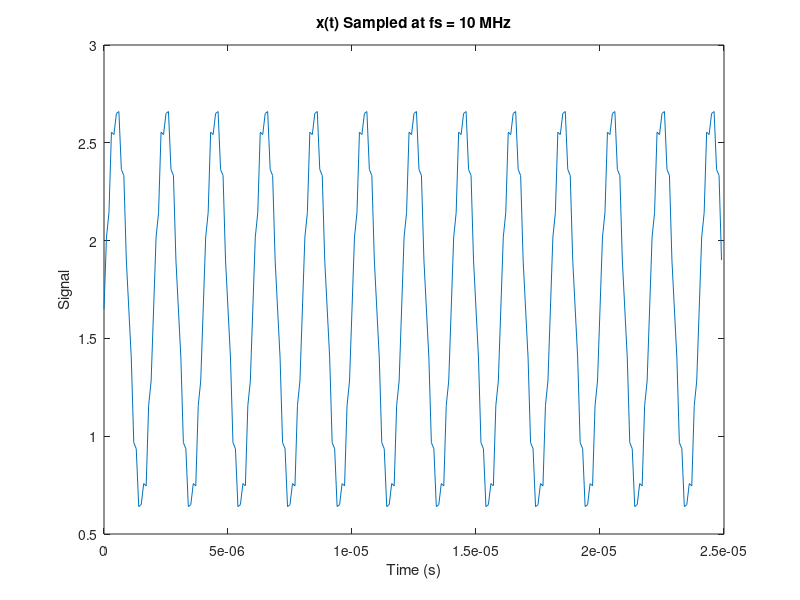

The MATLAB source for this figure: (Note: this script raises an error after producing the figure.)
%% Generats coefficients for a direct-form I biquad implemented on an fpga
% * converts coefficients to fixed-point and tests stability. 
% * generates test stimulus waveform, and verifies impulse response of fpga
% output
%
% See biquad code: https://github.com/dominic-meads/IIR-filters-with-FPGAs-and-Verilog/blob/main/AXI-Stream%20Biquad/src/iir_DF1_Biquad_AXIS.v
%
% ver 1.0 Dominic Meads 12/1/2024

close all
clear
clc

%% Test stimulus file generation for Verilog testbench
% generate 1000 samples coming from a 16-bit unipolar (positive) ADC with a
% sampling frequency of 10 MHz
fs = 10e+06;
Ts = 1/fs;
n = 0:249;
t = n*Ts;

% test waveform 500 kHz sinusoid with 4 MHz noise
x = 1.65 + 1*sin(2*pi*500000*t) + 0.1*sin(2*pi*4000000*t); % add 1.65 V DC offset to simulate coming from unipolar ADC

figure('Color',[1 1 1]);
h = plot(t,x);
title('x(t) Sampled at fs = 10 MHz');
ylabel('Signal');
xlabel('Time (s)');

% quantize x
Vref = 3.3;
bits = 16; % precision of ADC
xq = (x./Vref)*((2^(bits-1))-1); % verilog signed 16 bit reg holds max value (2^15)-1 
xq_int = cast(xq,"int16");

% must put files in xsim directory for vivado
cd 'C:\Users\demea\OneDrive\Documents\IIR Filters on FPGA Youtube Video\Part 2 AXI stream biquad\IIR_Biquad_AXIS\IIR_Biquad_AXIS.sim\sim_1\behav\xsim';
fid1 = fopen('500kHz_sine_wave_with_noise.txt','w');
fprintf(fid1,"%d\n",xq_int);
fclose(fid1);
fid2 = fopen('Impulse_response_output.txt','w'); % create output file for tb
fclose(fid2);
% return to original directory
oldFolder = cd('C:\Users\demea\OneDrive\Documents\IIR Filters on FPGA Youtube Video\Part 2 AXI stream biquad');


%% generate filter coefficents
% LP elliptical filter cutoff @ 1.5 MHz 
% should elimate 4 MHz noise and pass 500 kHz component
fc = 1.5e+6;
Wc = fc/(fs/2);
[B,A] = ellip(2,0.5,40,Wc);

figure('Color',[1 1 1]);
freqz(B,A,2^10,fs);
figure('Color',[1 1 1]);
zplane(B,A);

%% multiply coefficients to get fixed point integer coefficients
% 16-bit signed multiplier width, need one bit for sign, one bit for the
% "ones" place, which leaves 14 bits for the fractional part. 
scale_factor = 14;
Afixed = fix(A*(2^scale_factor))
Bfixed = fix(B*(2^scale_factor))

%% check stability of fixed point coefficients
figure('Color',[1 1 1]);
zplane(Bfixed, Afixed);
hold on;
title("Pole-Zero Plot After Fixed Point Conversion");

%% perform the filter
yq = filter(Bfixed,Afixed,xq_int);
figure('Color',[1 1 1]);
plot(yq);

%% expected impulse response of filter
delta = zeros(1,50);
delta(1) = 32767;
hn = filter(Bfixed,Afixed,delta);
figure('Color',[1 1 1]);
plot(hn);
title("Impulse Response");

%% get impulse response output of FPGA simulation

% output file in vivado xsim directory
cd 'C:\Users\demea\OneDrive\Documents\IIR Filters on FPGA Youtube Video\Part 2 AXI stream biquad\IIR_Biquad_AXIS\IIR_Biquad_AXIS.sim\sim_1\behav\xsim';
fid2 = fopen('Impulse_response_output.txt','r');
% get the impulse response samples
hn_f = fscanf(fid2,"%d");
fclose(fid2);
% return to original directory
oldFolder = cd('C:\Users\demea\OneDrive\Documents\IIR Filters on FPGA Youtube Video\Part 2 AXI stream biquad');

figure('Color',[1 1 1]);
plot(hn_f);
title("Impulse Response: fixed-point DF1 Biquad vs. MATLAB floating-point filter");
xlabel("Sample");
ylabel("Magnitude");
hold on;
plot(hn,'r');
legend({"Simulated FPGA filter response", "MATLAB Filter response"});


%% take Fourier Transform of impulse response to get frequency response
% magnitude looks great, phase doesnt match up? 

f = linspace(0,fs/2,size(hn_f,1)/2);
H_f = abs(fft(hn_f)); % magnitude of fft
H_f = H_f(1:end/2);   % plot single-sided spectrum
H_f_db = mag2db(H_f);
H_f_db = H_f_db - max(H_f_db); % normalize to maximum
figure('Color',[1 1 1]);
subplot(2,1,1);
plot(f,H_f_db);
grid on;
title("Frequency Response of fixed-point DF1 Biquad");
xlabel('Frequency (Hz)');
ylabel('Magnitude (dB)');

% get phase response also (I dont think this is right)
phase = atan2( imag(fft(hn_f)), real(fft(hn_f)) ) * 180/pi;  % phase in degrees
phase = phase(1:end/2);   % plot single-sided phase
subplot(2,1,2);
plot(f,phase);
grid on;
title("Phase Response of fixed-point DF1 Biquad");
xlabel('Frequency (Hz)');
ylabel('Phase (degrees)');

% compare with original frequency and phase
figure('Color',[1 1 1]);
freqz(B,A,2^10,fs);
